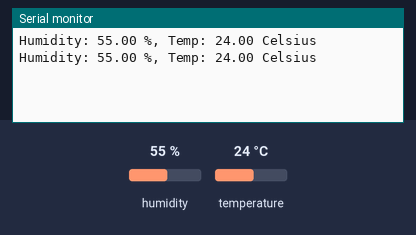
A sketch run on a simulated Arduino Uno, built with avr-gcc and run on an emulated ATmega328P. Parts: the last lines printed to the serial monitor. Wiring (inferred from the names in the program): DHT11 sensor: data pin 2. The test bench sets the inputs (shaded band); at power-on: humidity 55 %, temperature 24 °C.

Above: at 2.8 s.
2.9 s: humidity set to 22 %
At 5.3 s:
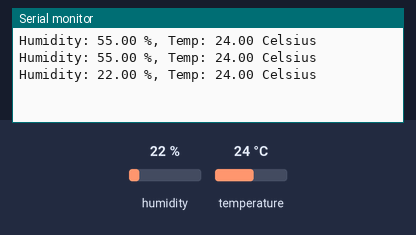
5.6 s: temperature set to 12 °C
At 6.5 s:
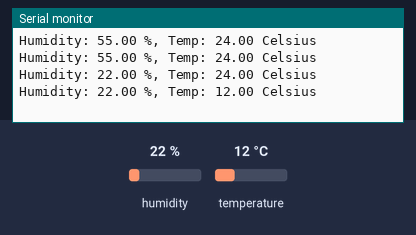
8.3 s: humidity set to 40 %
At 11.2 s:
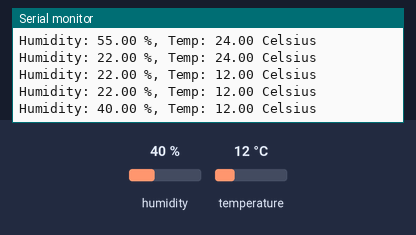
Timing chart, 0 to 12.7 s (numbered marks = the images above; inputs shaded):
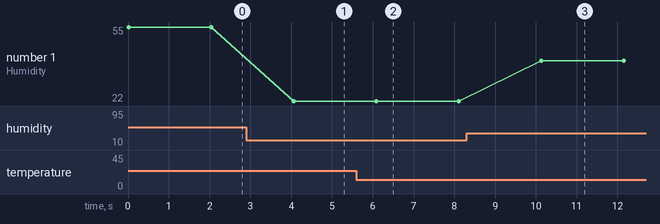

The sketch:

MoistureTemperatureTestCode.ino
```cpp
#include<dht.h>
dht DHT;
#define DHT11_PIN 2
float hum; //Stores humidity value
float temp; //Stores temperature value

void setup() {
Serial.begin(9600);
}

void loop() {
DHT.read11(DHT11_PIN);
hum = DHT.humidity;
temp = DHT.temperature;

Serial.print("Humidity: ");
Serial.print(hum);
Serial.print(" %, Temp: ");
Serial.print(temp);
Serial.println(" Celsius");
delay(2000); //Delay 2 sec.
}
```

dht.h
```cpp
//
//    FILE: dht.h
//  AUTHOR: Rob Tillaart
// VERSION: 0.1.18
// PURPOSE: DHT Temperature & Humidity Sensor library for Arduino
//     URL: http://arduino.cc/playground/Main/DHTLib
//
// HISTORY:
// see dht.cpp file
//

#ifndef dht_h
#define dht_h

#if ARDUINO < 100
#include <WProgram.h>
#include <pins_arduino.h>  // fix for broken pre 1.0 version - TODO TEST
#else
#include <Arduino.h>
#endif

#define DHT_LIB_VERSION "0.1.18"

#define DHTLIB_OK                   0
#define DHTLIB_ERROR_CHECKSUM       -1
#define DHTLIB_ERROR_TIMEOUT        -2
#define DHTLIB_ERROR_CONNECT        -3
#define DHTLIB_ERROR_ACK_L          -4
#define DHTLIB_ERROR_ACK_H          -5

#define DHTLIB_DHT11_WAKEUP         18
#define DHTLIB_DHT_WAKEUP           1

#define DHTLIB_DHT11_LEADING_ZEROS  1
#define DHTLIB_DHT_LEADING_ZEROS    6

// max timeout is 100 usec.
// For a 16 Mhz proc 100 usec is 1600 clock cycles
// loops using DHTLIB_TIMEOUT use at least 4 clock cycli
// so 100 us takes max 400 loops
// so by dividing F_CPU by 40000 we "fail" as fast as possible
#define DHTLIB_TIMEOUT 400 // (F_CPU/40000)

class dht
{
public:
    // return values:
    // DHTLIB_OK
    // DHTLIB_ERROR_CHECKSUM
    // DHTLIB_ERROR_TIMEOUT
    // DHTLIB_ERROR_CONNECT
    // DHTLIB_ERROR_ACK_L
    // DHTLIB_ERROR_ACK_H
    int read11(uint8_t pin);
    int read(uint8_t pin);

    inline int read21(uint8_t pin) { return read(pin); };
    inline int read22(uint8_t pin) { return read(pin); };
    inline int read33(uint8_t pin) { return read(pin); };
    inline int read44(uint8_t pin) { return read(pin); };

    double humidity;
    double temperature;

private:
    uint8_t bits[5];  // buffer to receive data
    int _readSensor(uint8_t pin, uint8_t wakeupDelay, uint8_t leadingZeroBits);
};
#endif
//
// END OF FILE
//
```

Measured:
- after the input at 2.9 s, the serial monitor: prints a new line after 1.2 s (image 1)
- after the input at 5.6 s, the serial monitor: prints a new line after 0.49 s (image 2)
- after the input at 8.3 s, the serial monitor: prints a new line after 1.8 s (image 3)
- plotted number 1: 55 → 22 after the input at 2.9 s, 22 → 40 after the input at 8.3 s
